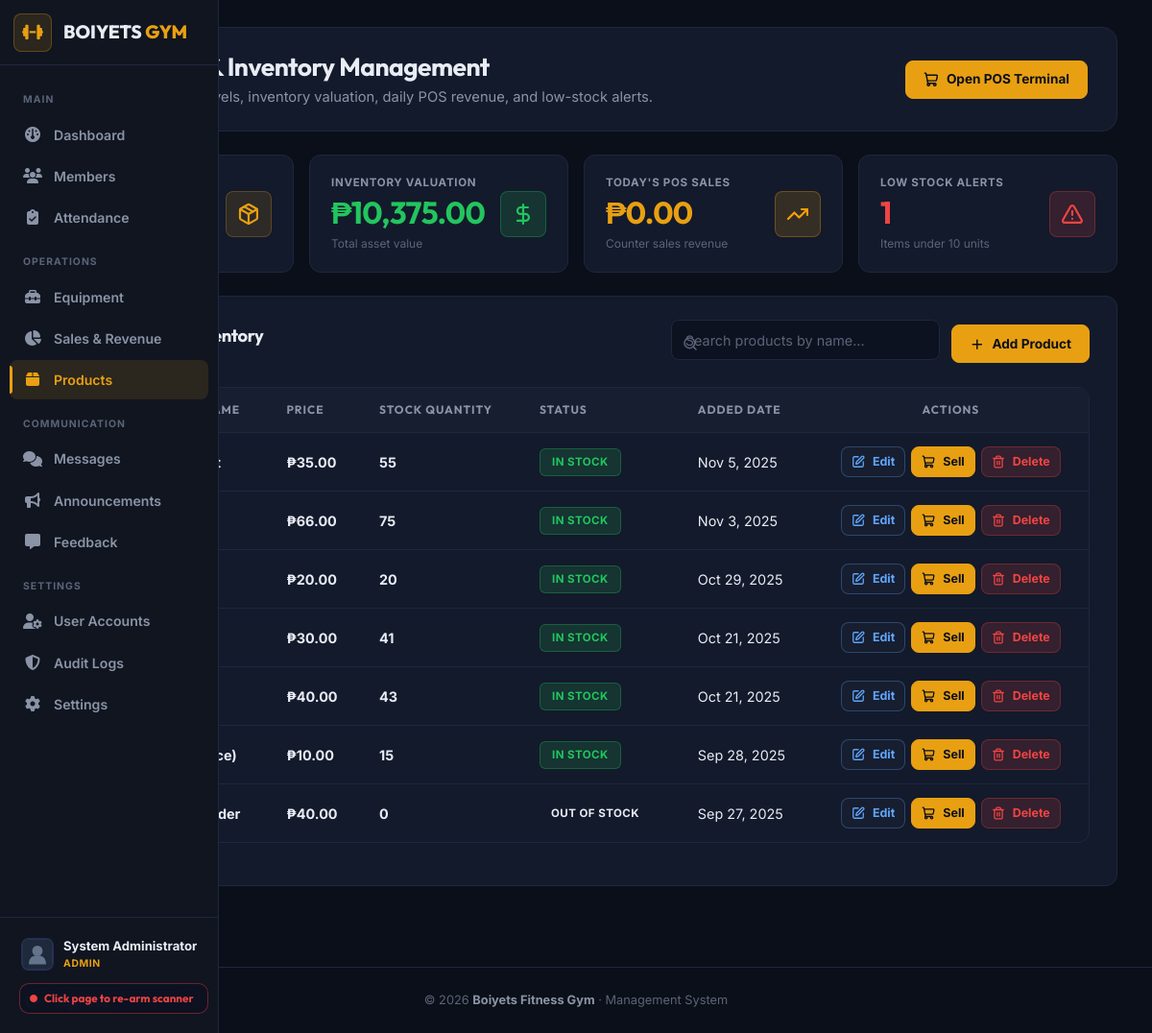
The page /products.php (signed in) on the database its author committed.
### tables this page shows
CREATE TABLE `products` (
  `id` int(11) NOT NULL,
  `name` varchar(255) NOT NULL,
  `description` text DEFAULT NULL,
  `price` decimal(10,2) NOT NULL,
  `stock_quantity` int(11) NOT NULL DEFAULT 0,
  `category` varchar(100) DEFAULT NULL,
  `image_url` varchar(500) DEFAULT NULL,
  `created_at` timestamp NOT NULL DEFAULT current_timestamp(),
  `deleted_at` timestamp NULL DEFAULT NULL,
  `created_by` int(11) DEFAULT NULL,
  `updated_by` int(11) DEFAULT NULL
);

### public_html/products.php (the view, shortened to what this page needs)
<?php
require_once __DIR__ . '/notification_functions.php';
$products_result = $conn->query("SELECT * FROM products ORDER BY id DESC");
$low_stock_products = $conn->query("SELECT * FROM products WHERE stock_quantity < 10 ORDER BY stock_quantity ASC");
$total_products = $products_result ? $products_result->num_rows : 0;
$total_value_result = $conn->query("SELECT SUM(price * stock_quantity) as total_value FROM products");
$total_value = $total_value_result ? ($total_value_result->fetch_assoc()['total_value'] ?? 0) : 0;
$low_stock_count = $low_stock_products ? $low_stock_products->num_rows : 0;
$today_sales_result = $conn->query("SELECT COALESCE(SUM(total_amount), 0) as today_sales FROM sales WHERE DATE(sold_at) = CURDATE()");
$today_sales = $today_sales_result ? ($today_sales_result->fetch_assoc()['today_sales'] ?? 0) : 0;
require_once __DIR__ . '/includes/header.php';
require_once __DIR__ . '/includes/nav.php';
?>
<div class="gym-main-container">
  <div class="gym-page-header">
    <div>
      <h1 class="gym-page-title" style="display: flex; align-items: center; gap: 10px;">
        Products & Inventory Management
      </h1>
      <p class="gym-page-subtitle">Track product stock levels, inventory valuation, daily POS revenue, and low-stock alerts.</p>
    </div>
    <div style="display: flex; gap: 0.75rem; flex-wrap: wrap;">
      <a href="countersales.php" class="gym-btn gym-btn-yellow">
        <i data-lucide="shopping-cart"></i> Open POS Terminal
      </a>
    </div>
  </div>
  <div class="gym-stats-grid">
    <div class="gym-stat-card">
      <div>
        <div class="gym-stat-label">Total Products</div>
        <div class="gym-stat-number" style="color: var(--accent-light);"><?php echo number_format($total_products); ?></div>
        <div style="font-size: 0.75rem; color: var(--text-dim); margin-top: 4px;">Active inventory items</div>
      </div>
      <div class="gym-stat-icon"><i data-lucide="package"></i></div>
    </div>
    <div class="gym-stat-card">
      <div>
        <div class="gym-stat-label">Inventory Valuation</div>
        <div class="gym-stat-number" style="color: #22c55e;">₱<?php echo number_format($total_value, 2); ?></div>
        <div style="font-size: 0.75rem; color: var(--text-dim); margin-top: 4px;">Total asset value</div>
      </div>
      <div class="gym-stat-icon" style="background: rgba(34, 197, 94, 0.15); color: #22c55e; border-color: rgba(34, 197, 94, 0.3);">
        <i data-lucide="dollar-sign"></i>
      </div>
    </div>
    <div class="gym-stat-card">
      <div>
        <div class="gym-stat-label">Today's POS Sales</div>
        <div class="gym-stat-number" style="color: var(--accent);">₱<?php echo number_format($today_sales, 2); ?></div>
        <div style="font-size: 0.75rem; color: var(--text-dim); margin-top: 4px;">Counter sales revenue</div>
      </div>
      <div class="gym-stat-icon" style="background: rgba(245, 158, 11, 0.15); color: #f59e0b; border-color: rgba(245, 158, 11, 0.3);">
        <i data-lucide="trending-up"></i>
      </div>
    </div>
    <div class="gym-stat-card" style="border-top-color: var(--red);">
      <div>
        <div class="gym-stat-label">Low Stock Alerts</div>
        <div class="gym-stat-number" style="color: var(--red);"><?php echo number_format($low_stock_count); ?></div>
        <div style="font-size: 0.75rem; color: var(--text-dim); margin-top: 4px;">Items under 10 units</div>
      </div>
      <div class="gym-stat-icon" style="background: rgba(239, 68, 68, 0.15); color: var(--red); border-color: rgba(239, 68, 68, 0.3);">
        <i data-lucide="alert-triangle"></i>
      </div>
    </div>
  </div>
  <div class="gym-card" style="margin-top: 1.5rem;">
    <div style="display: flex; justify-content: space-between; align-items: center; flex-wrap: wrap; gap: 1rem; margin-bottom: 1.25rem;">
      <h2 class="gym-card-title" style="margin: 0; display: flex; align-items: center; gap: 10px;">
        All Products Inventory
      </h2>
      <div style="display: flex; gap: 0.75rem; align-items: center; flex-wrap: wrap;">
        <div style="position: relative; width: 280px; max-width: 100%;">
          <i data-lucide="search" style="position: absolute; left: 12px; top: 50%; transform: translateY(-50%); width: 16px; height: 16px; color: var(--text-dim);"></i>
          <input type="text" id="searchProducts" placeholder="Search products by name..." class="gym-form-control" style="padding-left: 38px; height: 40px; margin: 0;">
        </div>
        <button onclick="openModal()" class="gym-btn gym-btn-yellow" style="min-height: 40px; padding: 0 16px;">
          <i data-lucide="plus"></i> Add Product
        </button>
      </div>
    </div>
    <div class="gym-table-wrapper" style="margin-bottom: 0;">
      <table class="gym-table">
        <thead>
          <tr>
            <th>ID</th>
            <th>Product Name</th>
            <th>Price</th>
            <th>Stock Quantity</th>
            <th>Status</th>
            <th>Added Date</th>
            <th style="text-align: center;">Actions</th>
          </tr>
        </thead>
        <tbody>
          <?php if ($products_result && $products_result->num_rows > 0): ?>
            <?php while($product = $products_result->fetch_assoc()): ?>
            <?php
            $stock_badge = '';
            if ($product['stock_quantity'] == 0) {
                $stock_badge = '<span class="gym-badge gym-badge-inactive">Out of Stock</span>';
            } elseif ($product['stock_quantity'] < 10) {
                $stock_badge = '<span class="gym-badge gym-badge-pending">Low Stock</span>';
            } else {
                $stock_badge = '<span class="gym-badge gym-badge-active">In Stock</span>';
            }
            ?>
            <tr>
              <td style="font-weight: 700; color: var(--text-dim);"><?php echo $product['id']; ?></td>
              <td style="font-weight: 700; color: var(--text-primary);"><?php echo htmlspecialchars($product['name']); ?></td>
              <td style="font-weight: 700; color: #22c55e;">₱<?php echo number_format($product['price'], 2); ?></td>
              <td style="font-weight: 700;"><?php echo number_format($product['stock_quantity']); ?></td>
              <td><?php echo $stock_badge; ?></td>
              <td style="color: var(--text-dim);"><?php echo date('M j, Y', strtotime($product['created_at'])); ?></td>
              <td>
                <div style="display: flex; gap: 6px; align-items: center; justify-content: center;">
                  <button onclick="editProduct(<?php echo $product['id']; ?>, '<?php echo addslashes($product['name']); ?>', <?php echo $product['price']; ?>, <?php echo $product['stock_quantity']; ?>)"
                          class="gym-btn gym-btn-outline" style="min-height: 32px !important; padding: 4px 10px !important; font-size: 0.78rem !important; color: #60a5fa !important; border-color: rgba(96, 165, 250, 0.3) !important;">
                    <i data-lucide="edit" style="width: 14px; height: 14px;"></i> Edit
                  </button>
                  <button onclick="openSellModal(<?php echo $product['id']; ?>, '<?php echo addslashes($product['name']); ?>', <?php echo $product['price']; ?>, <?php echo $product['stock_quantity']; ?>)"
                          class="gym-btn gym-btn-yellow" style="min-height: 32px !important; padding: 4px 10px !important; font-size: 0.78rem !important;">
                    <i data-lucide="shopping-cart" style="width: 14px; height: 14px;"></i> Sell
                  </button>
                  <form method="POST" onsubmit="return confirm('Are you sure you want to delete this product? This action cannot be undone.')" style="margin: 0;">
                    <button type="submit" name="delete_product" class="gym-btn gym-btn-danger" style="min-height: 32px !important; padding: 4px 10px !important; font-size: 0.78rem !important;">
                      <i data-lucide="trash-2" style="width: 14px; height: 14px;"></i> Delete
                    </button>
                  </form>
                </div>
              </td>
            </tr>
            <?php endwhile; ?>
          <?php endif; ?>
        </tbody>
      </table>
    </div>
  </div>
</div>
<?php require_once __DIR__ . '/includes/footer.php'; ?>

### rows shown on the page
products: price "35.00", stock_quantity "55", shows "IN STOCK", created_at "Nov 5, 2025"
products: price "66.00", stock_quantity "75", shows "IN STOCK", created_at "Nov 3, 2025"
products: price "20.00", stock_quantity "20", shows "IN STOCK", created_at "Oct 29, 2025"
products: price "30.00", stock_quantity "41", shows "IN STOCK", created_at "Oct 21, 2025"
products: price "40.00", stock_quantity "43", shows "IN STOCK", created_at "Oct 21, 2025"
products: price "10.00", stock_quantity "15", shows "IN STOCK", created_at "Sep 28, 2025"
products: price "40.00", stock_quantity "0", shows "OUT OF STOCK", created_at "Sep 27, 2025"

### other values the page prints
$user_name "System Administrator"
$user_role "ADMIN"
$total_value "10,375.00"
$today_sales "0.00"
$low_stock_count "1"
